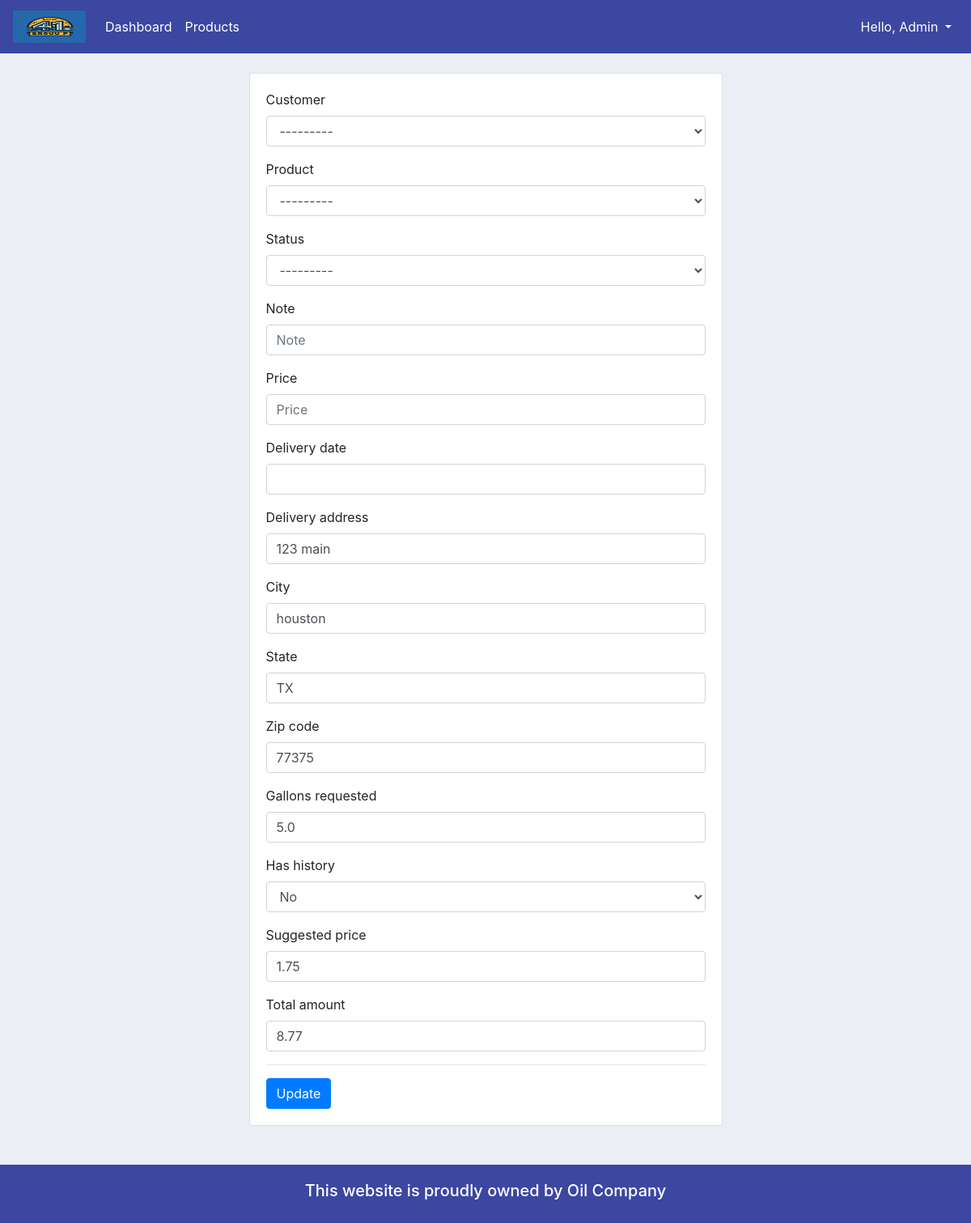
Page /update_order/20/ (signed in) on the committed database.
### accounts/models.py (models this page shows, shortened)
class Order(models.Model):
    STATUS = (
        ('Pending', 'Pending'),
        ('Out for delivery', 'Out for delivery'),
        ('Delivered', 'Delivered'),
    )
    customer = models.ForeignKey(Customer, null=True, on_delete=models.SET_NULL) # one to many relationships
    product = models.ForeignKey(Product, null=True, on_delete=models.SET_NULL) # one to many relationships
    date_created = models.DateTimeField(auto_now_add=True, null=True)
    status = models.CharField(max_length=200, null=True, choices=STATUS)
    note = models.CharField(max_length=1000, null=True) # for custom Search
    price = models.CharField(max_length=1000, null=True) # for custom Search
    delivery_date = models.DateField(null=True, blank=True)
    delivery_address = models.CharField(max_length=200, null=True)  # New field
    city = models.CharField(max_length=100, null=True)  # New field
    state = models.CharField(max_length=100, null=True)  # New field
    zip_code = models.CharField(max_length=20, null=True)  # New field
    gallons_requested = models.FloatField(null=True)
    has_history = models.BooleanField(null=True)
    suggested_price = models.FloatField(null=True)
    total_amount = models.FloatField(null=True)

### accounts/decorators.py (the view)
        def wrapper_func(request, *args, **kwargs):
            group = None
            if request.user.groups.exists():
                group = request.user.groups.all()[0].name # index it first one by [0]
            if group in allowed_roles:     # [] admin/staff/customer what ever it is.
                return view_func(request, *args, **kwargs)
            else:
                return HttpResponse('You are not authorized to view this page')

### accounts/forms.py
class OrderForm(ModelForm): # name of the model and Form. and inherit from ModelForm.
    class Meta:
        model = Order # which model
        fields = '__all__' # which fields are allowed - ['customer', 'product'].

### accounts/models.py (called while the page is built)
    def __str__(self):
        return self.name

    def __str__(self):
        return self.name

### accounts/views.py (called while the page is built)
@login_required(login_url='login')
@allowed_users(allowed_roles=['admin']) # we can add more like - ['admin', 'staff', etc]
def updateOrder(request, pk):
    order = Order.objects.get(id=pk)
    form = OrderForm(instance=order) # to get pre-field form
    if request.method == 'POST':
        form = OrderForm(request.POST, instance=order) # Update (instance) and Post
        if form.is_valid():
            form.save()
            return redirect('home')
    context = {'form':form}
    return render(request, 'accounts/update_order_form.html', context)

### accounts/templates/accounts/update_order_form.html (shortened to what this page needs)
{% extends 'accounts/main.html' %}
{% load bootstrap4 %}
{% load static %}
{% block content %}
<br>
<div class="row">
    <div class="col-md-3"></div>
    <div class="col-md-6">
        <div class="card card-body">
            <form action="" method="POST">
                {% bootstrap_form form %}
                <hr>
                <input type="submit" class="btn btn-primary" value="Update">
            </form>
        </div>
    </div>
</div>
{% endblock %}

### accounts/templates/accounts/navbar.html (shortened to what this page needs)
{% load static %}
{% load qr_code %}
<nav class="navbar navbar-expand-lg navbar-dark" style="background-color: #3B47A1;">
  <a class="navbar-brand" href="{% url 'home' %}">
    <img src="{% static 'images/logo1.png' %}" width="90" height="40" alt="">
  </a>
  <div class="collapse navbar-collapse" id="navbarSupportedContent">
    <ul class="navbar-nav mr-auto">
      {% if request.user.is_staff %}
      <li class="nav-item active">
        <a class="nav-link" href="{% url 'home' %}">Dashboard</a>
      </li>
      <li class="nav-item active">
        <a class="nav-link" href="{% url 'products' %}">Products</a>
      </li>
      {% endif %}
    </ul>
    <ul class="navbar-nav">
      <li class="nav-item dropdown">
        <a class="nav-link dropdown-toggle" href="#" id="navbarDropdown" role="button" data-toggle="dropdown"
          aria-haspopup="true" aria-expanded="false" style="color: #fff;">
          Hello, {{request.user}}
        </a>
      </li>
    </ul>
  </div>
</nav>

### static/css/main.css (style rules this page uses)
body { background-color: #ebeff5; }

### rows in the picture
Order: customer "---------", product "---------", status "---------", delivery_address "123 main", city "houston", state "TX", zip_code "77375", gallons_requested "5.0", has_history "No", suggested_price "1.75", total_amount "8.77"

### other values in the picture
{{ request.user }} "Admin"
